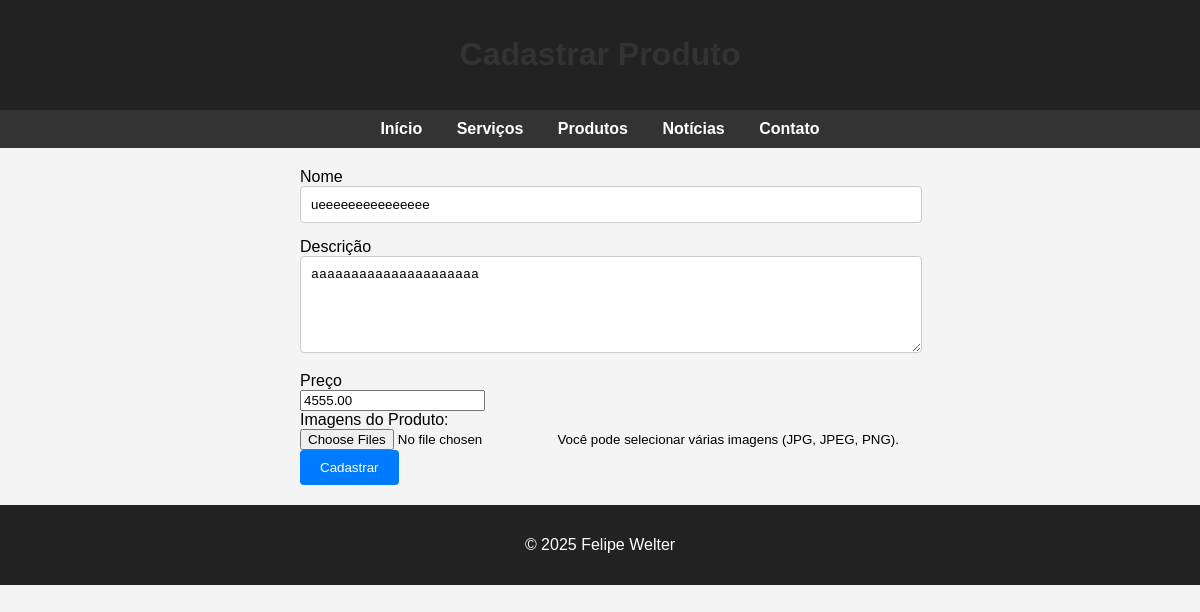
The app's page /edit-product/7 (signed in) with its own data.
### app/models.py (models this page shows)
class Produto(db.Model):
    id = db.Column(db.Integer, primary_key=True)
    nome = db.Column(db.String(100), nullable=False)
    descricao = db.Column(db.Text, nullable=False)
    preco = db.Column(db.Float, nullable=False)
    data_cadastro = db.Column(db.DateTime, default=datetime.utcnow)
    imagens = db.relationship('ImagemProduto', back_populates='produto', cascade='all, delete-orphan')

### app/routes.py (the view, shortened to what this page needs)
@main.route('/edit-product/<int:id>', methods=['GET', 'POST'])
@login_required
def edit_product(id):
    produto = Produto.query.get_or_404(id)
    form = ProdutoForm(obj=produto)
    return render_template('add_product.html', form=form, produto=produto)

### app/forms.py
class ProdutoForm(FlaskForm):
    nome = StringField('Nome', validators=[DataRequired()])
    descricao = TextAreaField('Descrição', validators=[DataRequired()])
    preco = DecimalField('Preço', validators=[DataRequired(), NumberRange(min=0)])
    imagens = MultipleFileField('Imagens', validators=[
        FileAllowed(['jpg', 'jpeg', 'png', 'gif'], 'Apenas arquivos de imagem são permitidos.')
    ])
    submit = SubmitField('Cadastrar')

### app/routes.py (called while the page is built)
def login_required(func):
    from functools import wraps
    @wraps(func)
    def wrapper(*args, **kwargs):
        if 'admin_id' not in session:
            return redirect(url_for('main.login'))
        return func(*args, **kwargs)
    return wrapper

### app/templates/add_product.html (shortened to what this page needs)
<!DOCTYPE html>
<html lang="pt-br">
<head>
</head>
<body>
  <header>
    <h1>Cadastrar Produto</h1>
  </header>
  <nav>
    <a href="{{ url_for('main.home') }}">Início</a>
    <a href="{{ url_for('main.services') }}">Serviços</a>
    <a href="{{ url_for('main.products') }}">Produtos</a>
    <a href="{{ url_for('main.news') }}">Notícias</a>
    <a href="{{ url_for('main.contact') }}">Contato</a>
  </nav>
  <div class="container">
    <form method="POST" enctype="multipart/form-data">
      <div>
        {{ form.nome.label }}<br>
        {{ form.nome(size=40) }}
      </div>
      <div>
        {{ form.descricao.label }}<br>
        {{ form.descricao(rows=5, cols=40) }}
      </div>
      <div>
        {{ form.preco.label }}<br>
        {{ form.preco(step="0.01") }}
      </div>
      <div>
        <label for="imagens">Imagens do Produto:</label><br>
        {{ form.imagens(class_="form-control", multiple=True) }}
        <small>Você pode selecionar várias imagens (JPG, JPEG, PNG).</small>
      </div>
      <div>
        {{ form.submit(class_="btn btn-primary") }}
      </div>
    </form>
  </div>
  <footer>
    <p>&copy; 2025 Felipe Welter</p>
  </footer>
</body>
</html>

### app/templates/style.html (style rules this page uses)
body { background-color: #f4f4f4; font-family: Arial, sans-serif; margin: 0; padding: 0; }
header, footer { background-color: #222; color: #fff; text-align: center; padding: 15px; }
nav { background-color: #333; padding: 10px; text-align: center; }
nav a { color: #fff; margin: 0 15px; text-decoration: none; font-weight: bold; }
.container { padding: 20px; }
h1, h2 { color: #333; }
form { max-width: 600px; margin: auto; }
input[type="text"], textarea { width: 100%; padding: 10px; margin-bottom: 15px; border: 1px solid #ccc; border-radius: 4px; }
input[type="submit"], button { background-color: #007BFF; color: white; border: none; padding: 10px 20px; border-radius: 4px; cursor: pointer; }

### records on screen
Produto: nome "ueeeeeeeeeeeeeee", descricao "aaaaaaaaaaaaaaaaaaaaa", preco "4555.00"
